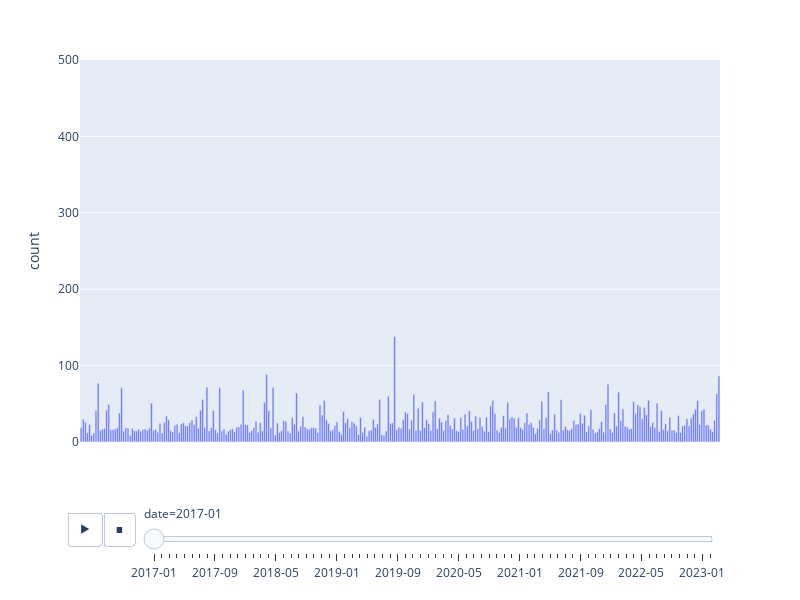

Here is the notebook cell this chart was saved with:
### Code cell
import plotly.express as px
# use plotly express create bar chart of df_group, height is value of each column, animated by month
fig = px.bar(df_group_transpose, x="word", y="count", animation_frame="date", animation_group="word", range_y=[0, 500])
fig.update_xaxes(visible=False)
fig.update_layout(width=800, height=600)
fig.show()

### Figure 1 — Plotly figure (JSON) as saved in the notebook; plotly's stock layout.template omitted (floating-point values rounded to 4 significant figures; data arrays with more than 128 entries replaced by an {"elided": "..."} marker saying what was removed)
{"data": [{"alignmentgroup": "True", "hovertemplate": "date=2017-01<br>word=%{x}<br>count=%{y}<extra></extra>", "ids": {"elided": "300 str values"}, "legendgroup": "", "marker": {"color": "#636efa", "pattern": {"shape": ""}}, "name": "", "offsetgroup": "", "orientation": "v", "showlegend": false, "textposition": "auto", "type": "bar", "x": {"elided": "300 str values"}, "xaxis": "x", "y": {"elided": "300 float values"}, "yaxis": "y"}], "layout": {"barmode": "relative", "height": 600, "legend": {"tracegroupgap": 0}, "margin": {"t": 60}, "sliders": [{"active": 0, "currentvalue": {"prefix": "date="}, "len": 0.9, "pad": {"b": 10, "t": 60}, "steps": [{"args": [["2017-01"], {"frame": {"duration": 0, "redraw": true}, "fromcurrent": true, "mode": "immediate", "transition": {"duration": 0, "easing": "linear"}}], "label": "2017-01", "method": "animate"}, {"args": [["2017-02"], {"frame": {"duration": 0, "redraw": true}, "fromcurrent": true, "mode": "immediate", "transition": {"duration": 0, "easing": "linear"}}], "label": "2017-02", "method": "animate"}, {"args": [["2017-03"], {"frame": {"duration": 0, "redraw": true}, "fromcurrent": true, "mode": "immediate", "transition": {"duration": 0, "easing": "linear"}}], "label": "2017-03", "method": "animate"}, {"args": [["2017-04"], {"frame": {"duration": 0, "redraw": true}, "fromcurrent": true, "mode": "immediate", "transition": {"duration": 0, "easing": "linear"}}], "label": "2017-04", "method": "animate"}, {"args": [["2017-05"], {"frame": {"duration": 0, "redraw": true}, "fromcurrent": true, "mode": "immediate", "transition": {"duration": 0, "easing": "linear"}}], "label": "2017-05", "method": "animate"}, {"args": [["2017-06"], {"frame": {"duration": 0, "redraw": true}, "fromcurrent": true, "mode": "immediate", "transition": {"duration": 0, "easing": "linear"}}], "label": "2017-06", "method": "animate"}, {"args": [["2017-07"], {"frame": {"duration": 0, "redraw": true}, "fromcurrent": true, "mode": "immediate", "transition": {"duration": 0, "easing": "linear"}}], "label": "2017-07", "method": "animate"}, {"args": [["2017-08"], {"frame": {"duration": 0, "redraw": true}, "fromcurrent": true, "mode": "immediate", "transition": {"duration": 0, "easing": "linear"}}], "label": "2017-08", "method": "animate"}, {"args": [["2017-09"], {"frame": {"duration": 0, "redraw": true}, "fromcurrent": true, "mode": "immediate", "transition": {"duration": 0, "easing": "linear"}}], "label": "2017-09", "method": "animate"}, {"args": [["2017-10"], {"frame": {"duration": 0, "redraw": true}, "fromcurrent": true, "mode": "immediate", "transition": {"duration": 0, "easing": "linear"}}], "label": "2017-10", "method": "animate"}, {"args": [["2017-11"], {"frame": {"duration": 0, "redraw": true}, "fromcurrent": true, "mode": "immediate", "transition": {"duration": 0, "easing": "linear"}}], "label": "2017-11", "method": "animate"}, {"args": [["2017-12"], {"frame": {"duration": 0, "redraw": true}, "fromcurrent": true, "mode": "immediate", "transition": {"duration": 0, "easing": "linear"}}], "label": "2017-12", "method": "animate"}, {"args": [["2018-01"], {"frame": {"duration": 0, "redraw": true}, "fromcurrent": true, "mode": "immediate", "transition": {"duration": 0, "easing": "linear"}}], "label": "2018-01", "method": "animate"}, {"args": [["2018-02"], {"frame": {"duration": 0, "redraw": true}, "fromcurrent": true, "mode": "immediate", "transition": {"duration": 0, "easing": "linear"}}], "label": "2018-02", "method": "animate"}, {"args": [["2018-03"], {"frame": {"duration": 0, "redraw": true}, "fromcurrent": true, "mode": "immediate", "transition": {"duration": 0, "easing": "linear"}}], "label": "2018-03", "method": "animate"}, {"args": [["2018-04"], {"frame": {"duration": 0, "redraw": true}, "fromcurrent": true, "mode": "immediate", "transition": {"duration": 0, "easing": "linear"}}], "label": "2018-04", "method": "animate"}, {"args": [["2018-05"], {"frame": {"duration": 0, "redraw": true}, "fromcurrent": true, "mode": "immediate", "transition": {"duration": 0, "easing": "linear"}}], "label": "2018-05", "method": "animate"}, {"args": [["2018-06"], {"frame": {"duration": 0, "redraw": true}, "fromcurrent": true, "mode": "immediate", "transition": {"duration": 0, "easing": "linear"}}], "label": "2018-06", "method": "animate"}, {"args": [["2018-07"], {"frame": {"duration": 0, "redraw": true}, "fromcurrent": true, "mode": "immediate", "transition": {"duration": 0, "easing": "linear"}}], "label": "2018-07", "method": "animate"}, {"args": [["2018-08"], {"frame": {"duration": 0, "redraw": true}, "fromcurrent": true, "mode": "immediate", "transition": {"duration": 0, "easing": "linear"}}], "label": "2018-08", "method": "animate"}, {"args": [["2018-09"], {"frame": {"duration": 0, "redraw": true}, "fromcurrent": true, "mode": "immediate", "transition": {"duration": 0, "easing": "linear"}}], "label": "2018-09", "method": "animate"}, {"args": [["2018-10"], {"frame": {"duration": 0, "redraw": true}, "fromcurrent": true, "mode": "immediate", "transition": {"duration": 0, "easing": "linear"}}], "label": "2018-10", "method": "animate"}, {"args": [["2018-11"], {"frame": {"duration": 0, "redraw": true}, "fromcurrent": true, "mode": "immediate", "transition": {"duration": 0, "easing": "linear"}}], "label": "2018-11", "method": "animate"}, {"args": [["2018-12"], {"frame": {"duration": 0, "redraw": true}, "fromcurrent": true, "mode": "immediate", "transition": {"duration": 0, "easing": "linear"}}], "label": "2018-12", "method": "animate"}, {"args": [["2019-01"], {"frame": {"duration": 0, "redraw": true}, "fromcurrent": true, "mode": "immediate", "transition": {"duration": 0, "easing": "linear"}}], "label": "2019-01", "method": "animate"}, {"args": [["2019-02"], {"frame": {"duration": 0, "redraw": true}, "fromcurrent": true, "mode": "immediate", "transition": {"duration": 0, "easing": "linear"}}], "label": "2019-02", "method": "animate"}, {"args": [["2019-03"], {"frame": {"duration": 0, "redraw": true}, "fromcurrent": true, "mode": "immediate", "transition": {"duration": 0, "easing": "linear"}}], "label": "2019-03", "method": "animate"}, {"args": [["2019-04"], {"frame": {"duration": 0, "redraw": true}, "fromcurrent": true, "mode": "immediate", "transition": {"duration": 0, "easing": "linear"}}], "label": "2019-04", "method": "animate"}, {"args": [["2019-05"], {"frame": {"duration": 0, "redraw": true}, "fromcurrent": true, "mode": "immediate", "transition": {"duration": 0, "easing": "linear"}}], "label": "2019-05", "method": "animate"}, {"args": [["2019-06"], {"frame": {"duration": 0, "redraw": true}, "fromcurrent": true, "mode": "immediate", "transition": {"duration": 0, "easing": "linear"}}], "label": "2019-06", "method": "animate"}, {"args": [["2019-07"], {"frame": {"duration": 0, "redraw": true}, "fromcurrent": true, "mode": "immediate", "transition": {"duration": 0, "easing": "linear"}}], "label": "2019-07", "method": "animate"}, {"args": [["2019-08"], {"frame": {"duration": 0, "redraw": true}, "fromcurrent": true, "mode": "immediate", "transition": {"duration": 0, "easing": "linear"}}], "label": "2019-08", "method": "animate"}, {"args": [["2019-09"], {"frame": {"duration": 0, "redraw": true}, "fromcurrent": true, "mode": "immediate", "transition": {"duration": 0, "easing": "linear"}}], "label": "2019-09", "method": "animate"}, {"args": [["2019-10"], {"frame": {"duration": 0, "redraw": true}, "fromcurrent": true, "mode": "immediate", "transition": {"duration": 0, "easing": "linear"}}], "label": "2019-10", "method": "animate"}, {"args": [["2019-11"], {"frame": {"duration": 0, "redraw": true}, "fromcurrent": true, "mode": "immediate", "transition": {"duration": 0, "easing": "linear"}}], "label": "2019-11", "method": "animate"}, {"args": [["2019-12"], {"frame": {"duration": 0, "redraw": true}, "fromcurrent": true, "mode": "immediate", "transition": {"duration": 0, "easing": "linear"}}], "label": "2019-12", "method": "animate"}, {"args": [["2020-01"], {"frame": {"duration": 0, "redraw": true}, "fromcurrent": true, "mode": "immediate", "transition": {"duration": 0, "easing": "linear"}}], "label": "2020-01", "method": "animate"}, {"args": [["2020-02"], {"frame": {"duration": 0, "redraw": true}, "fromcurrent": true, "mode": "immediate", "transition": {"duration": 0, "easing": "linear"}}], "label": "2020-02", "method": "animate"}, {"args": [["2020-03"], {"frame": {"duration": 0, "redraw": true}, "fromcurrent": true, "mode": "immediate", "transition": {"duration": 0, "easing": "linear"}}], "label": "2020-03", "method": "animate"}, {"args": [["2020-04"], {"frame": {"duration": 0, "redraw": true}, "fromcurrent": true, "mode": "immediate", "transition": {"duration": 0, "easing": "linear"}}], "label": "2020-04", "method": "animate"}, {"args": [["2020-05"], {"frame": {"duration": 0, "redraw": true}, "fromcurrent": true, "mode": "immediate", "transition": {"duration": 0, "easing": "linear"}}], "label": "2020-05", "method": "animate"}, {"args": [["2020-06"], {"frame": {"duration": 0, "redraw": true}, "fromcurrent": true, "mode": "immediate", "transition": {"duration": 0, "easing": "linear"}}], "label": "2020-06", "method": "animate"}, {"args": [["2020-07"], {"frame": {"duration": 0, "redraw": true}, "fromcurrent": true, "mode": "immediate", "transition": {"duration": 0, "easing": "linear"}}], "label": "2020-07", "method": "animate"}, {"args": [["2020-08"], {"frame": {"duration": 0, "redraw": true}, "fromcurrent": true, "mode": "immediate", "transition": {"duration": 0, "easing": "linear"}}], "label": "2020-08", "method": "animate"}, {"args": [["2020-09"], {"frame": {"duration": 0, "redraw": true}, "fromcurrent": true, "mode": "immediate", "transition": {"duration": 0, "easing": "linear"}}], "label": "2020-09", "method": "animate"}, {"args": [["2020-10"], {"frame": {"duration": 0, "redraw": true}, "fromcurrent": true, "mode": "immediate", "transition": {"duration": 0, "easing": "linear"}}], "label": "2020-10", "method": "animate"}, {"args": [["2020-11"], {"frame": {"duration": 0, "redraw": true}, "fromcurrent": true, "mode": "immediate", "transition": {"duration": 0, "easing": "linear"}}], "label": "2020-11", "method": "animate"}, {"args": [["2020-12"], {"frame": {"duration": 0, "redraw": true}, "fromcurrent": true, "mode": "immediate", "transition": {"duration": 0, "easing": "linear"}}], "label": "2020-12", "method": "animate"}, {"args": [["2021-01"], {"frame": {"duration": 0, "redraw": true}, "fromcurrent": true, "mode": "immediate", "transition": {"duration": 0, "easing": "linear"}}], "label": "2021-01", "method": "animate"}, {"args": [["2021-02"], {"frame": {"duration": 0, "redraw": true}, "fromcurrent": true, "mode": "immediate", "transition": {"duration": 0, "easing": "linear"}}], "label": "2021-02", "method": "animate"}, {"args": [["2021-03"], {"frame": {"duration": 0, "redraw": true}, "fromcurrent": true, "mode": "immediate", "transition": {"duration": 0, "easing": "linear"}}], "label": "2021-03", "method": "animate"}, {"args": [["2021-04"], {"frame": {"duration": 0, "redraw": true}, "fromcurrent": true, "mode": "immediate", "transition": {"duration": 0, "easing": "linear"}}], "label": "2021-04", "method": "animate"}, {"args": [["2021-05"], {"frame": {"duration": 0, "redraw": true}, "fromcurrent": true, "mode": "immediate", "transition": {"duration": 0, "easing": "linear"}}], "label": "2021-05", "method": "animate"}, {"args": [["2021-06"], {"frame": {"duration": 0, "redraw": true}, "fromcurrent": true, "mode": "immediate", "transition": {"duration": 0, "easing": "linear"}}], "label": "2021-06", "method": "animate"}, {"args": [["2021-07"], {"frame": {"duration": 0, "redraw": true}, "fromcurrent": true, "mode": "immediate", "transition": {"duration": 0, "easing": "linear"}}], "label": "2021-07", "method": "animate"}, {"args": [["2021-08"], {"frame": {"duration": 0, "redraw": true}, "fromcurrent": true, "mode": "immediate", "transition": {"duration": 0, "easing": "linear"}}], "label": "2021-08", "method": "animate"}, {"args": [["2021-09"], {"frame": {"duration": 0, "redraw": true}, "fromcurrent": true, "mode": "immediate", "transition": {"duration": 0, "easing": "linear"}}], "label": "2021-09", "method": "animate"}, {"args": [["2021-10"], {"frame": {"duration": 0, "redraw": true}, "fromcurrent": true, "mode": "immediate", "transition": {"duration": 0, "easing": "linear"}}], "label": "2021-10", "method": "animate"}, {"args": [["2021-11"], {"frame": {"duration": 0, "redraw": true}, "fromcurrent": true, "mode": "immediate", "transition": {"duration": 0, "easing": "linear"}}], "label": "2021-11", "method": "animate"}, {"args": [["2021-12"], {"frame": {"duration": 0, "redraw": true}, "fromcurrent": true, "mode": "immediate", "transition": {"duration": 0, "easing": "linear"}}], "label": "2021-12", "method": "animate"}, {"args": [["2022-01"], {"frame": {"duration": 0, "redraw": true}, "fromcurrent": true, "mode": "immediate", "transition": {"duration": 0, "easing": "linear"}}], "label": "2022-01", "method": "animate"}, {"args": [["2022-02"], {"frame": {"duration": 0, "redraw": true}, "fromcurrent": true, "mode": "immediate", "transition": {"duration": 0, "easing": "linear"}}], "label": "2022-02", "method": "animate"}, {"args": [["2022-03"], {"frame": {"duration": 0, "redraw": true}, "fromcurrent": true, "mode": "immediate", "transition": {"duration": 0, "easing": "linear"}}], "label": "2022-03", "method": "animate"}, {"args": [["2022-04"], {"frame": {"duration": 0, "redraw": true}, "fromcurrent": true, "mode": "immediate", "transition": {"duration": 0, "easing": "linear"}}], "label": "2022-04", "method": "animate"}, {"args": [["2022-05"], {"frame": {"duration": 0, "redraw": true}, "fromcurrent": true, "mode": "immediate", "transition": {"duration": 0, "easing": "linear"}}], "label": "2022-05", "method": "animate"}, {"args": [["2022-06"], {"frame": {"duration": 0, "redraw": true}, "fromcurrent": true, "mode": "immediate", "transition": {"duration": 0, "easing": "linear"}}], "label": "2022-06", "method": "animate"}, {"args": [["2022-07"], {"frame": {"duration": 0, "redraw": true}, "fromcurrent": true, "mode": "immediate", "transition": {"duration": 0, "easing": "linear"}}], "label": "2022-07", "method": "animate"}, {"args": [["2022-08"], {"frame": {"duration": 0, "redraw": true}, "fromcurrent": true, "mode": "immediate", "transition": {"duration": 0, "easing": "linear"}}], "label": "2022-08", "method": "animate"}, {"args": [["2022-09"], {"frame": {"duration": 0, "redraw": true}, "fromcurrent": true, "mode": "immediate", "transition": {"duration": 0, "easing": "linear"}}], "label": "2022-09", "method": "animate"}, {"args": [["2022-10"], {"frame": {"duration": 0, "redraw": true}, "fromcurrent": true, "mode": "immediate", "transition": {"duration": 0, "easing": "linear"}}], "label": "2022-10", "method": "animate"}, {"args": [["2022-11"], {"frame": {"duration": 0, "redraw": true}, "fromcurrent": true, "mode": "immediate", "transition": {"duration": 0, "easing": "linear"}}], "label": "2022-11", "method": "animate"}, {"args": [["2022-12"], {"frame": {"duration": 0, "redraw": true}, "fromcurrent": true, "mode": "immediate", "transition": {"duration": 0, "easing": "linear"}}], "label": "2022-12", "method": "animate"}, {"args": [["2023-01"], {"frame": {"duration": 0, "redraw": true}, "fromcurrent": true, "mode": "immediate", "transition": {"duration": 0, "easing": "linear"}}], "label": "2023-01", "method": "animate"}, {"args": [["2023-02"], {"frame": {"duration": 0, "redraw": true}, "fromcurrent": true, "mode": "immediate", "transition": {"duration": 0, "easing": "linear"}}], "label": "2023-02", "method": "animate"}], "x": 0.1, "xanchor": "left", "y": 0, "yanchor": "top"}], "updatemenus": [{"buttons": [{"args": [null, {"frame": {"duration": 500, "redraw": true}, "fromcurrent": true, "mode": "immediate", "transition": {"duration": 500, "easing": "linear"}}], "label": "&#9654;", "method": "animate"}, {"args": [[null], {"frame": {"duration": 0, "redraw": true}, "fromcurrent": true, "mode": "immediate", "transition": {"duration": 0, "easing": "linear"}}], "label": "&#9724;", "method": "animate"}], "direction": "left", "pad": {"r": 10, "t": 70}, "showactive": false, "type": "buttons", "x": 0.1, "xanchor": "right", "y": 0, "yanchor": "top"}], "width": 800, "xaxis": {"anchor": "y", "domain": [0, 1], "title": {"text": "word"}, "visible": false}, "yaxis": {"anchor": "x", "domain": [0, 1], "range": [0, 500], "title": {"text": "count"}}}}
